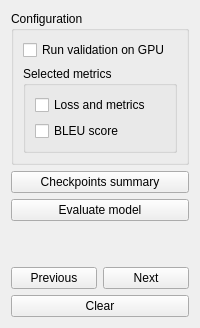
      <widget class="QWidget" name="evalTab">
       <attribute name="title">
        <string>Model evaluation</string>
       </attribute>
       <layout class="QGridLayout" name="gridLayout_5">
        <item row="0" column="0">
         <layout class="QVBoxLayout" name="verticalLayout_20">
          <item>
           <widget class="QGroupBox" name="groupBox_9">
            <property name="title">
             <string>Configuration</string>
            </property>
            <layout class="QVBoxLayout" name="verticalLayout_19">
             <item>
              <widget class="QCheckBox" name="runEvaluationGPU">
               <property name="text">
                <string>Run validation on GPU</string>
               </property>
              </widget>
             </item>
             <item>
              <widget class="QGroupBox" name="groupBox_7">
               <property name="title">
                <string>Selected metrics</string>
               </property>
               <layout class="QVBoxLayout" name="verticalLayout_21">
                <item>
                 <widget class="QCheckBox" name="evalReport">
                  <property name="text">
                   <string>Loss and metrics</string>
                  </property>
                 </widget>
                </item>
                <item>
                 <widget class="QCheckBox" name="getBLEUScore">
                  <property name="text">
                   <string>BLEU score</string>
                  </property>
                 </widget>
                </item>
               </layout>
              </widget>
             </item>
            </layout>
           </widget>
          </item>
          <item>
           <widget class="QPushButton" name="checkpointSummary">
            <property name="toolTip">
             <string>&lt;html&gt;&lt;head/&gt;&lt;body&gt;&lt;p&gt;Create checkpoints summary that includes all configurations for each pretrained model&lt;/p&gt;&lt;/body&gt;&lt;/html&gt;</string>
            </property>
            <property name="text">
             <string>Checkpoints summary</string>
            </property>
           </widget>
          </item>
          <item>
           <widget class="QPushButton" name="evaluateModel">
            <property name="text">
             <string>Evaluate model</string>
            </property>
           </widget>
          </item>
          <item>
           <spacer name="verticalSpacer_9">
            <property name="orientation">
             <enum>Qt::Orientation::Vertical</enum>
            </property>
            <property name="sizeHint" stdset="0">
             <size>
              <width>20</width>
              <height>40</height>
             </size>
            </property>
           </spacer>
          </item>
          <item>
           <layout class="QVBoxLayout" name="verticalLayout_12">
            <item>
             <layout class="QHBoxLayout" name="horizontalLayout_30">
              <item>
               <widget class="QPushButton" name="evalTabPreviousImg">
                <property name="text">
                 <string>Previous</string>
                </property>
               </widget>
              </item>
              <item>
               <widget class="QPushButton" name="evalTabNextImg">
                <property name="text">
                 <string>Next</string>
                </property>
               </widget>
              </item>
             </layout>
            </item>
            <item>
             <widget class="QPushButton" name="evalTabClearImg">
              <property name="text">
               <string>Clear</string>
              </property>
             </widget>
            </item>
           </layout>
          </item>
         </layout>
        </item>
       </layout>
      </widget>
